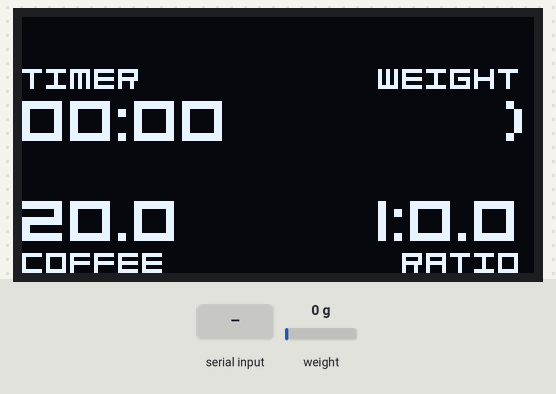
Recording of a sketch running on a simulated Arduino Uno, built with avr-gcc and run on an emulated ATmega328P. On the bench: 128×64 one-colour display. Inputs (shaded band) come from the test bench; at power-on: weight on the scale 0 g. What the sketch prints to the serial monitor is not drawn.

Above: at 6.26 s.
6.3 s: weight on the scale set to 100 g
At 7.34 s:
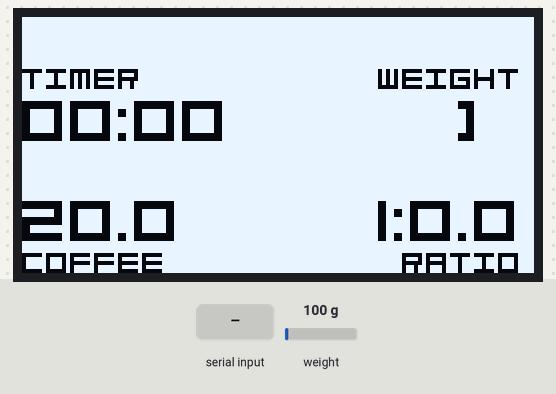
8.3 s: byte 50 ('2') received over Serial
At 8.45 s:
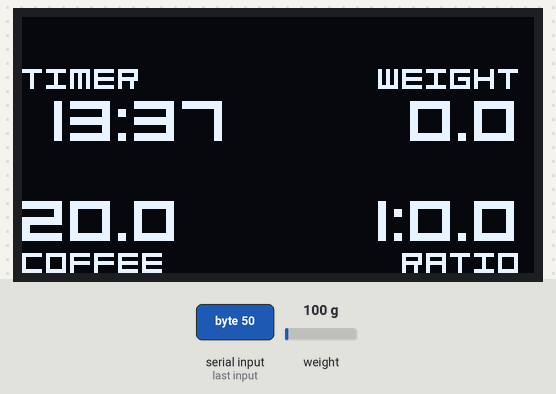
10.4 s: "1" received over Serial
At 11.2 s:
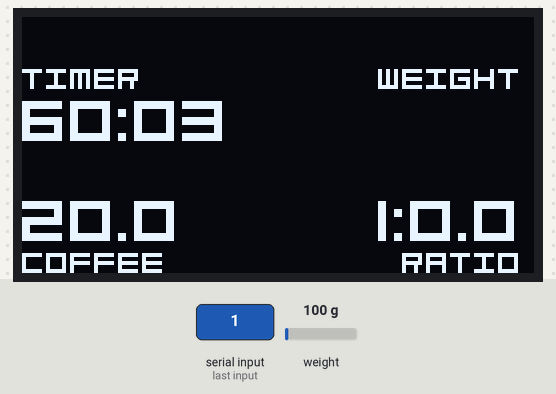
12.1 s: byte 51 ('3') received over Serial
At 12.6 s:
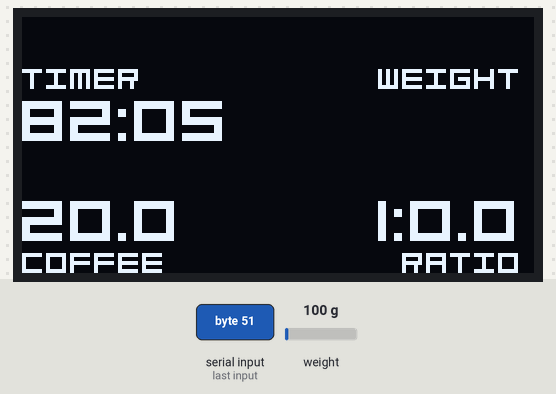
15.1 s: byte 52 ('4') received over Serial
At 17.38 s:
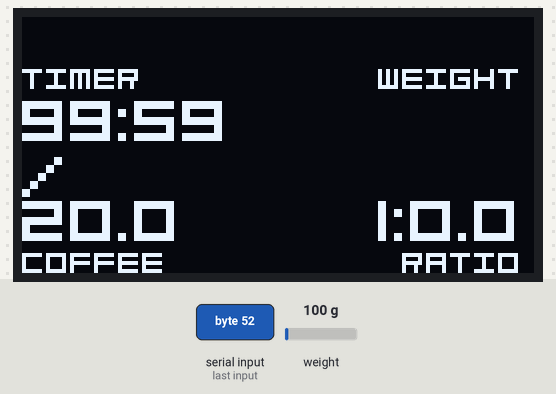
18.1 s: byte 54 ('6') received over Serial
At 18.7 s:
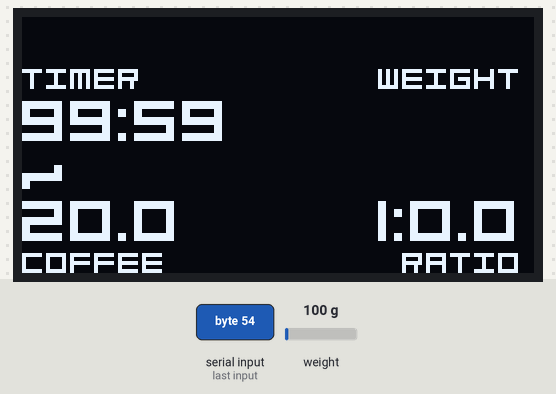

The sketch:

sosoScaleOLEDAutoEspressoHX711_ADC.ino
```cpp
/* next:
    descard stopwatch, cause it doesn't have a mark and doesn't know how long it has been running.

*/

#include "stdlib.h"
#include <Arduino.h>
#define GRIND_COFFEE_WEIGHT 20.0

/* should know: coffeegrindweight(w0) 20.0g
   always:stopwatch(t0) dripweight(w1)
   phaseone(t1) t2:phasetwo(t0-t1) r0:ratio("1:2",w1/w0)

*/
//const float calibrationValue = 1118.68; //白色39元称参数
const float calibrationValue = 1028.52; //黑色珠宝称参数

unsigned long t0 = 0;               //开始萃取打点
unsigned long t1 = 0;               //下液第一滴打点
unsigned long t2 = 0;               //下液结束打点
float w0 = 20.0; //咖啡粉重（g）
float w1 = 0.0;                 //下液重量（g）
float r0 = 0.0;   //粉水比 w1/w0
int tareCounter = 0; //不稳计数器
float aWeight = 0;          //稳定状态比对值（g）
float aWeightDiff = 0.05;    //稳定停止波动值（g）
float atWeight = 0;         //自动归零比对值（g）
float atWeightDiff = 0.3;   //自动归零波动值（g）
float asWeight = 0;         //下液停止比对值（g）
float asWeightDiff = 0.1;   //下液停止波动值（g）
float rawWeight = 0.0;      //原始读出值（g）
unsigned long autoTareMarker = 0;       //自动归零打点
unsigned long autoStopMarker = 0;       //下液停止打点
unsigned long scaleStableMarker = 0;    //稳定状态打点
unsigned long timeOutMarker = 0;        //超时打点
unsigned long t = 0;                  //最后一次重量输出打点
unsigned long oledRefreshMarker = 0;   //最后一次oled刷新打点

const int autoTareInterval = 500;       //自动归零检测间隔（毫秒）
const int autoStopInterval = 400;       //下液停止检测间隔（毫秒）
const int scaleStableInterval = 500;   //稳定状态监测间隔（毫秒）
const int timeOutInterval = 10000;      //超时检测间隔（毫秒）
int oledPrintInterval = 50;     //oled刷新间隔（毫秒）
const int serialPrintInterval = 100;  //称重输出间隔（毫秒）


//HX711 init
#include <HX711_ADC.h>
const int HX711_dout = 3;  //mcu > HX711 dout pin
const int HX711_sck = 5;   //mcu > HX711 sck pin//HX711 constructor:
HX711_ADC scale(HX711_dout, HX711_sck);


//oled init
int FONT_SIZE = 2;
#include <SPI.h>
#include <Wire.h>
#include <Adafruit_GFX.h>
#include <Adafruit_SSD1306.h>
#include "Org_01.h"
#define SCREEN_WIDTH 128 // OLED display width, in pixels
#define SCREEN_HEIGHT 64 // OLED display height, in pixels
const int yOffset = 7; //被遮盖的部分所占像素
// Declaration for an SSD1306 display connected to I2C (SDA, SCL pins)
// The pins for I2C are defined by the Wire-library.
// On an arduino UNO:       A4(SDA), A5(SCL)
// On an arduino MEGA 2560: 20(SDA), 21(SCL)
// On an arduino LEONARDO:   2(SDA),  3(SCL), ...
#define OLED_RESET     4 // Reset pin # (or -1 if sharing Arduino reset pin)
#define SCREEN_ADDRESS 0x3C ///< See datasheet for Address; 0x3D for 128x64, 0x3C for 128x32
Adafruit_SSD1306 display(SCREEN_WIDTH, SCREEN_HEIGHT, &Wire, OLED_RESET);

#include <StopWatch.h>
StopWatch stopWatch;
const char minsec[] = "00:00";
char *sec2minsec(int n) {
  int minute = 0;
  int second = 0;
  if (n < 99 * 60 + 60) {
    if (n >= 60) {
      minute = n / 60;
      n = n % 60;
    }
    second = n;
  } else {
    minute = 99;
    second = 59;
  }
  snprintf(minsec, 6, "%02d:%02d", minute, second);
  //  Serial.print("Serial.println :");
  //  Serial.print(minsec);
  return minsec;
}

void oled_init() {
  Serial.begin(9600);

  // SSD1306_SWITCHCAPVCC = generate display voltage from 3.3V internally
  if (!display.begin(SSD1306_SWITCHCAPVCC, SCREEN_ADDRESS)) {
    Serial.println(F("SSD1306 allocation failed"));
    for (;;); // Don't proceed, loop forever
  }

  //display.begin(SSD1306_SWITCHCAPVCC, 0x3C);  // initialize with the I2C addr 0x3D (for the 128x64)
  delay(1000);
  display.clearDisplay();
  display.setRotation(2);
  display.setTextSize(FONT_SIZE);
  display.setTextColor(WHITE);
  display.setFont(&Org_01);
  display.setCursor(20, 20 + yOffset);
  display.print(F("SOFRONIO"));
  display.display();
  delay(500);
  display.setCursor(30, 35 + yOffset);
  display.print(F("APOLLO"));
  display.display();
  delay(500);
  display.setCursor(35, 50 + yOffset);
  display.print(F("SCALE"));
  display.invertDisplay(0);
  display.display();
  Serial.println(F("display up"));
}

char *ltrim(char *s)
{
  while (isspace(*s)) s++;
  return s;
}

char *rtrim(char *s)
{
  char* back = s + strlen(s);
  while (isspace(*--back));
  *(back + 1) = '\0';
  return s;
}

char *trim(char *s)
{
  return rtrim(ltrim(s));
}

int alignmentRightOffset(char *input, int leftMargin, int rightMargin ) {
  //default value
  //leftMargin 0;
  //rightMargin 3;
  int xAdv_Font = 6;
  int xAdv_Dot = 2;
  int pixels = FONT_SIZE * ((strlen(input) - 1) * xAdv_Font + xAdv_Dot);
  int Cursor_x = 128 - pixels - leftMargin - rightMargin;
  return Cursor_x;
}

int alignmentRightOffset(int input, int leftMargin, int rightMargin ) {
  //default value
  //leftMargin 0;
  //rightMargin 3;
  String s = String(input);
  char const *pchar = s.c_str();
  int xAdv_Font = 6;
  int xAdv_Dot = 2;
  int pixels = FONT_SIZE * ((strlen(pchar) - 1) * xAdv_Font + xAdv_Dot);
  int Cursor_x = 128 - pixels - leftMargin - rightMargin;
  return Cursor_x;
}


void serialKeyboardControl() {
  if (Serial.available() > 0) {
    char inByte = Serial.read();
    /* setSamplesInUse HX711_ADC的数据流滑动窗口平均值的样本数
        16为原默认值
        4为较好的效果
        这个样本数同时影响tare的效果，因为：
        在ADC采样的函数void HX711_ADC::conversion24bit()中

        if (doTare)
        {
          if (tareTimes < DATA_SET)
          {
            tareTimes++;         //<--------这行会积累tare所用采样直至达到SampleInUse
          }
          else
          {
            tareOffset = smoothedData();
            tareTimes = 0;
            doTare = 0;
            tareStatus = 1;
            convRslt++;
          }
        }
    */
    if (inByte == 'a') scale.setSamplesInUse(1);
    if (inByte == 's') scale.setSamplesInUse(2);//fast!
    if (inByte == 'd') scale.setSamplesInUse(4);//guuud!
    if (inByte == 'f') scale.setSamplesInUse(8);
    if (inByte == 'g') scale.setSamplesInUse(16);
    if (inByte == 'h') scale.setSamplesInUse(32);
    if (inByte == 'j') scale.setSamplesInUse(64);
    if (inByte == 'k') scale.setSamplesInUse(128);
    if (inByte == '0') oledPrintInterval = 0;
    if (inByte == '1') oledPrintInterval = 50;
    if (inByte == '2') oledPrintInterval = 100;
    if (inByte == '3') oledPrintInterval = 200;
    if (inByte == '4') oledPrintInterval = 300;
    if (inByte == '5') oledPrintInterval = 400;
    if (inByte == '6') oledPrintInterval = 500;
    if (inByte == '7') oledPrintInterval = 600;
    if (inByte == 't') scale.tareNoDelay();               //tare
    if (inByte == '[') stopWatch.start();
    if (inByte == ']') stopWatch.stop();
    if (inByte == '\\') stopWatch.reset();
    if (inByte == 'z') {
      //resetall
      stopWatch.stop();
      stopWatch.reset();
      scale.tareNoDelay();
      t0 = 0;             //开始萃取打点
      t1 = 0;             //下液第一滴打点
      t2 = 0;             //下液结束打点
      w0 = 20.0; //咖啡粉重（g）
      w1 = 0.0;                 //下液重量（g）
      tareCounter = 0; //不稳计数器
      aWeight = 0;          //稳定状态比对值（g）
      aWeightDiff = 0.05;    //稳定停止波动值（g）
      atWeight = 0;         //自动归零比对值（g）
      atWeightDiff = 0.3;   //自动归零波动值（g）
      asWeight = 0;         //下液停止比对值（g）
      asWeightDiff = 0.1;   //下液停止波动值（g）
      rawWeight = 0.0;      //原始读出值（g）
      autoTareMarker = 0;       //自动归零打点
      autoStopMarker = 0;       //下液停止打点
      scaleStableMarker = 0;    //稳定状态打点
      timeOutMarker = 0;        //超时打点
      t = 0;                  //最后一次重量输出打点
      oledRefreshMarker = 0;   //最后一次oled刷新打点
    }
  }
}

void setup() {
  Serial.begin(9600);
  delay(500);
  Serial.println(F("soso Apollo scale"));
  oled_init();

  scale.begin();
  // calibration value
  unsigned long stabilizingtime = 2000;  // tare preciscion can be improved by adding a few seconds of stabilizing time
  boolean _tare = true;                  //set this to false if you don't want tare to be performed in the next step
  scale.start(stabilizingtime, _tare);
  scale.setCalFactor(calibrationValue);  // set calibration value (float)
  scale.setSamplesInUse(4);
  //  if (scale.getTareTimeoutFlag()) {
  //    Serial.println("Timeout, check MCU>HX711 wiring and pin designations");
  //    while (1)
  //      ;
  //  } else {
  //    scale.setCalFactor(calibrationValue);  // set calibration value (float)
  //  }
  Serial.print(F("scale calibrated, sps="));
  Serial.println(scale.getSPS());
  stopWatch.setResolution(StopWatch::SECONDS);
  //给stopWatch.elapsed()赋值
  stopWatch.start();
  stopWatch.reset();
  Serial.println(F("setup done"));
}

void loop() {
  static boolean newDataReady = 0;
  static boolean scaleStable = 0;
  serialKeyboardControl();

  //获得原始数据与oled显示数据

  char coffee[10];
  if (scale.update()) newDataReady = true;
  if (newDataReady) {
    if (millis() > t + serialPrintInterval) {
      rawWeight = scale.getData();
      newDataReady = 0;
      t = millis();
      //-0.0 -> 0.0 正负符号稳定
      if (rawWeight > -0.15 && rawWeight < 0)
        rawWeight = 0.0;
      dtostrf(rawWeight, 8, 1, coffee);
      Serial.print(rawWeight);
      Serial.print(" ");

      if (millis() > scaleStableMarker + scaleStableInterval)
      {
        //重量稳定判断
        scaleStableMarker = millis();
        if (abs(aWeight - rawWeight) < aWeightDiff)
        {
          scaleStable = true;
          Serial.print(F("稳定 aWeight "));
          Serial.print(aWeight);
          Serial.print(F(" rawWeight "));
          Serial.print(rawWeight);
          Serial.print(F(" 差绝对值"));
          Serial.print(abs(aWeight - rawWeight));
          Serial.print(F(" 设定差"));
          Serial.println(aWeightDiff);
          aWeight = rawWeight;

          //稳定后
          //自动归零
          if (millis() > autoTareMarker + autoTareInterval)
          {
            //    Serial.print(F("逝去时间"));
            //    Serial.println(stopWatch.elapsed());
            if (t0 > 0 && tareCounter > 3)
            {

              if (t2 == 0)
              {
                t2 = millis(); //萃取完成打点
                stopWatch.stop();
                //萃取完成 单次翻转屏幕 单次固定液重
                Serial.println(F("萃取完成 单次翻转屏幕 单次固定液重"));
                display.invertDisplay(1);
                display.display();
                delay(500);
                display.invertDisplay(0);
                display.display();
                w1 = rawWeight;
              }

            }
            if (stopWatch.elapsed() == 0)
            {
              //时钟为0
              autoTareMarker = millis();
              if (rawWeight > 0.5 )
              {
                //oled重量归零
                display.invertDisplay(1);
                display.display();
                scale.tare();
                //开始计时
                display.invertDisplay(0);
                display.display();
                stopWatch.start();
                scaleStable = false;
                t0 = millis();
                Serial.println(F("正归零 开始计时 取消稳定"));
              }
              //时钟为零，负重量稳定后归零，时钟不变
              if (rawWeight < -0.5)
              {
                //负重量 归零
                scale.tare();
                Serial.println(F("负归零 不计时"));
              }
            }
            atWeight = rawWeight;
          }
        }
        else
        {
          scaleStable = false;
          if (t0 > 0)
          {
            //过滤tare环节的不稳
            if (tareCounter <= 3)
              tareCounter ++; ///tare后 遇到前三次不稳 视为稳定
            else
            {
              //tareCounter > 3 //视为开始萃取
              //萃取开始 下液重量开始计算
              w1 = rawWeight;
              t1 = millis();//第一滴下液
            }
          }
          Serial.print(F("不稳 aWeight"));
          Serial.print(aWeight);
          Serial.print(F(" rawWeight "));
          Serial.print(rawWeight);
          Serial.print(F(" 差绝对值"));
          Serial.print(abs(aWeight - rawWeight));
          Serial.print(F(" 设定差"));
          Serial.println(aWeightDiff);
          aWeight = rawWeight;
          //不稳 为负 停止计时
          //stopWatch.stop();
        }
      }

      //非阻塞tare状态检查 getTareStatus()只有完成后才会true一次 调用后即为false
      if (scale.getTareStatus() == true) {
        Serial.println(F("TareNoDelay complete"));
      }
      /*
            //自动归零
            if (millis() > autoTareMarker + autoTareInterval)
            {
              //    Serial.print(F("逝去时间"));
              //    Serial.println(stopWatch.elapsed());
              if (stopWatch.elapsed() == 0)
              {
                //时钟为0
                autoTareMarker = millis();
                if (scaleStable)
                {
                  //重量稳定
                  if (rawWeight > 0.5 )
                  {
                    //正重量
                    //oled重量归零
                    display.clearDisplay();
                    int xAdv_Font = 6;
                    int xAdv_Dot = 2;
                    int Right_Margin = 3;
                    int String_Length = FONT_SIZE * ((strlen("0.0") - 1) * xAdv_Font + xAdv_Dot);
                    int int_Cursor_x = 128 - String_Length - Right_Margin;
                    display.setCursor(int_Cursor_x , 10);
                    display.print("0.0");
                    //          display.setCursor(0, 10);
                    //          display.print("00:00");
                    display.display();
                    //重量归零
                    scale.tare();
                    //开始计时
                    stopWatch.start();
                    scaleStable = false;
                    Serial.println(F("正归零 开始计时 取消稳定"));
                  }
                  //时钟为零，负重量稳定后归零，时钟不变
                  if (rawWeight < -0.5)
                  {
                    //负重量
                    ////oled重量归零
                    display.clearDisplay();
                    int xAdv_Font = 6;
                    int xAdv_Dot = 2;
                    int Right_Margin = 3;
                    int String_Length = FONT_SIZE * ((strlen("0.0") - 1) * xAdv_Font + xAdv_Dot);
                    int int_Cursor_x = 128 - String_Length - Right_Margin;
                    display.setCursor(int_Cursor_x , 10);
                    display.print("0.0");
                    //          display.setCursor(0, 10);
                    //          display.print("00:00");
                    display.display();
                    //重量归零
                    scale.tare();
                    Serial.println(F("负归零 不计时"));
                  }
                }
              }
              atWeight = rawWeight;
            }

            //自动停止计时
            if (millis() > autoStopMarker + autoStopInterval)
            {
              if (stopWatch.isRunning())
              {
                //计时中
                autoStopMarker = millis();
                if (scaleStable)
                {
                  //重量稳定
                  if (abs(rawWeight) > 0.5)
                  {
                    //液体超过0.5g 非tare状态 时钟停止
                    stopWatch.stop();
                    Serial.print(rawWeight);
                    Serial.println(F("萃取结束 计时停止"));
                  }
                  if (rawWeight < -0.5)
                  {
                    //拿起杯子 重量为负 计时停止
                    stopWatch.stop();
                    Serial.print(rawWeight);
                    Serial.println(F("杯子拿走 计时停止"));
                  }
                }
              }
              asWeight = rawWeight;
            }
      */
    }
  }
  //  //超时 大重量归零
  //  if (scaleStable && millis() > timeOutMarker + timeOutInterval && abs(rawWeight) > 0.1)
  //  {
  //    timeOutMarker = millis();
  //    //任意时刻 稳定超过timeOutInterval秒 全部复位
  //    ////oled双归零
  //    display.clearDisplay();
  //    int xAdv_Font = 6;
  //    int xAdv_Dot = 2;
  //    int Right_Margin = 3;
  //    int String_Length = FONT_SIZE * ((strlen("0.0") - 1) * xAdv_Font + xAdv_Dot);
  //    int int_Cursor_x = 128 - String_Length - Right_Margin;
  //    display.setCursor(int_Cursor_x , 10);
  //    display.print("0.0");
  //    display.setCursor(0, 10);
  //    display.print("00:00");
  //    display.display();
  //    stopWatch.reset();
  //    scale.tareNoDelay();
  //    Serial.println(F("超时"));
  //  }


  if (millis() > oledRefreshMarker + oledPrintInterval)
  {
    //oled刷新
    oledRefreshMarker = millis();
    display.clearDisplay();
    //strncat(coffee, "g", 1); add suffix of gram
    //align to the right
    //font.h should be changed for even width. e.g.[1][.][-]etc.


    int xAdv_Font = 6;
    int xAdv_Dot = 2;
    int Right_Margin = 3;
    int String_Length = 0;
    int int_Cursor_x = 3;
    int int_Cursor_y = 0;
    int simbols = 0;

    //第1行
    int_Cursor_y = 10 + yOffset;
    FONT_SIZE = 1;
    display.setTextSize(FONT_SIZE);
    display.setCursor(0, int_Cursor_y);
    display.print("TIMER");
    simbols = 0;
    String_Length = FONT_SIZE * ((strlen("WEIGHT") - simbols) * xAdv_Font + xAdv_Dot * simbols); //dot
    int_Cursor_x = 128 - String_Length - Right_Margin;
    display.setCursor(int_Cursor_x, int_Cursor_y);
    display.print("WEIGHT");

    //第2行
    int_Cursor_y = 22 + yOffset;
    FONT_SIZE = 2;
    display.setTextSize(FONT_SIZE);
    xAdv_Font = 6;
    xAdv_Dot = 2;
    Right_Margin = 3;
    String_Length = FONT_SIZE * ((strlen(coffee) - 1) * xAdv_Font + xAdv_Dot);
    int_Cursor_x = 128 - String_Length - Right_Margin;
    display.setCursor(int_Cursor_x , int_Cursor_y);
    display.print(coffee);
    display.setCursor(0, int_Cursor_y);
    display.print(sec2minsec(stopWatch.elapsed()));
    //    int x = alignmentRightOffset(sec2minsec(stopWatch.elapsed()), 0, 3);
    //    display.setCursor(x, 40);

    //第3行
    int_Cursor_y = 47 + yOffset;
    char ratio[10];
    char weight0[10];
    if (rawWeight >= 0)
      r0 = w1 / w0;
    else
      r0 = 0;
    dtostrf(r0, 8, 1, ratio);
    dtostrf(w0, 8, 1, weight0);
    char result[30];
    sprintf(result, "%s", trim(weight0));
    display.setCursor(0, int_Cursor_y);
    display.print(trim(result));
    sprintf(result, "1:%s", trim(ratio));
    //20.0 1:2.0 3个标点
    simbols = 2;
    String_Length = FONT_SIZE * ((strlen(trim(result)) - simbols) * xAdv_Font + xAdv_Dot * simbols); //dot
    int_Cursor_x = 128 - String_Length - Right_Margin;
    display.setCursor(int_Cursor_x, int_Cursor_y);
    display.print(trim(result));

    //第4行
    int_Cursor_y = 56 + yOffset;
    FONT_SIZE = 1;
    display.setTextSize(FONT_SIZE);
    display.setCursor(0, int_Cursor_y);
    display.print("COFFEE");
    simbols = 0;
    String_Length = FONT_SIZE * ((strlen("RATIO") - simbols) * xAdv_Font + xAdv_Dot * simbols); //dot
    int_Cursor_x = 128 - String_Length - Right_Margin;
    display.setCursor(int_Cursor_x, int_Cursor_y);
    display.print("RATIO");

    display.display();
    FONT_SIZE = 2;
    display.setTextSize(FONT_SIZE);
    //Serial.println(coffee);
  }
}
```

Source omitted: Org_01.h (9471 bytes)

Measured:
- after the input at 6.3 s, the display: first differs from a run without the input after 0.23 s (image 1 shows a later state)
- after the input at 10.4 s, the display: first differs from a run without the input after 0.07 s (image 3 shows a later state)
- after the input at 18.1 s, the display: changes after 0.24 s (image 6)
- what the display in image 1 shows lasts 0.5 s, from 7.1 s to 7.6 s
- what the display in image 6 shows lasts 0.5 s, from 18.3 s to 18.8 s
